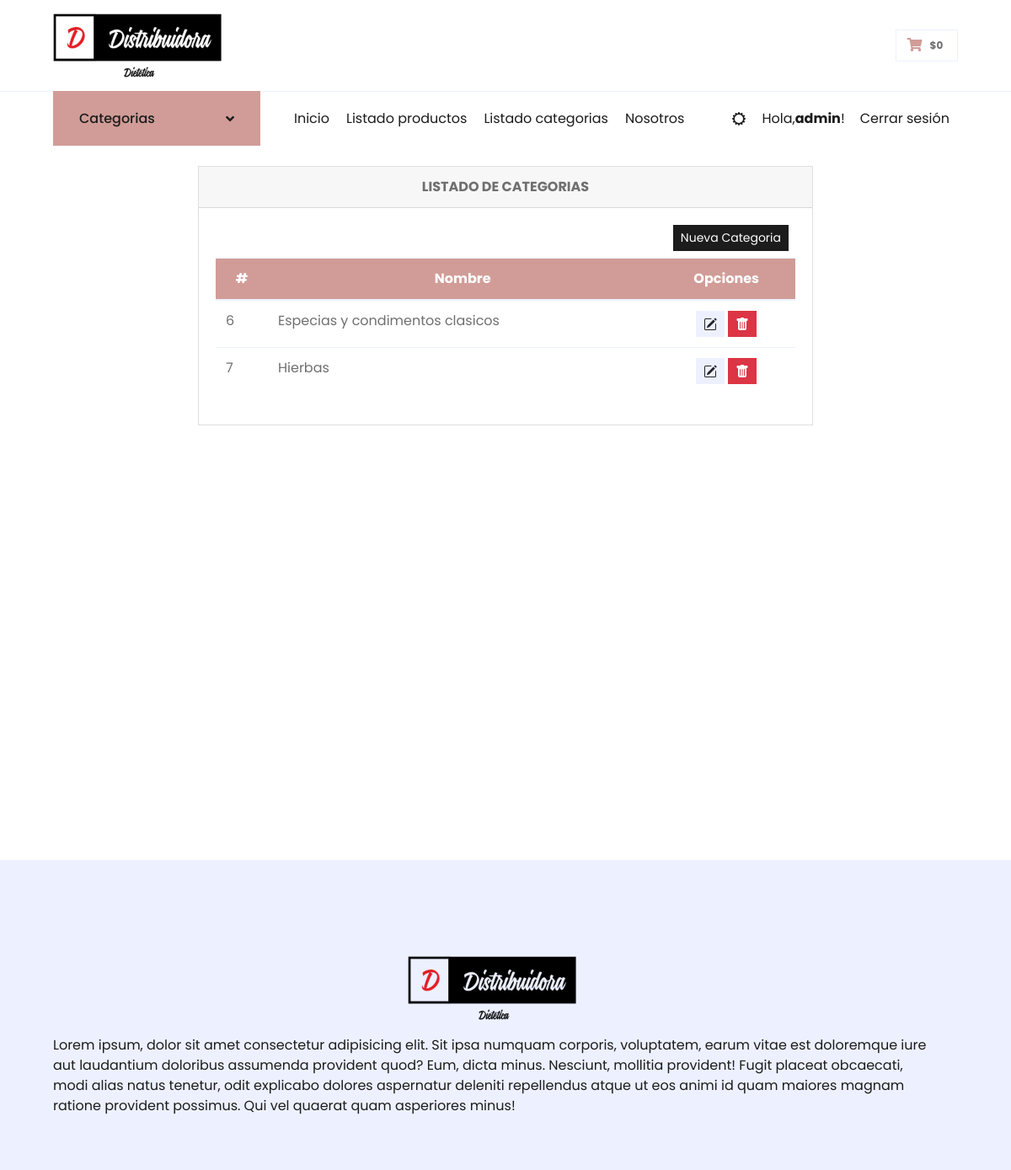
The app's page /distribuidorapp/categorias/ (signed in), older data.
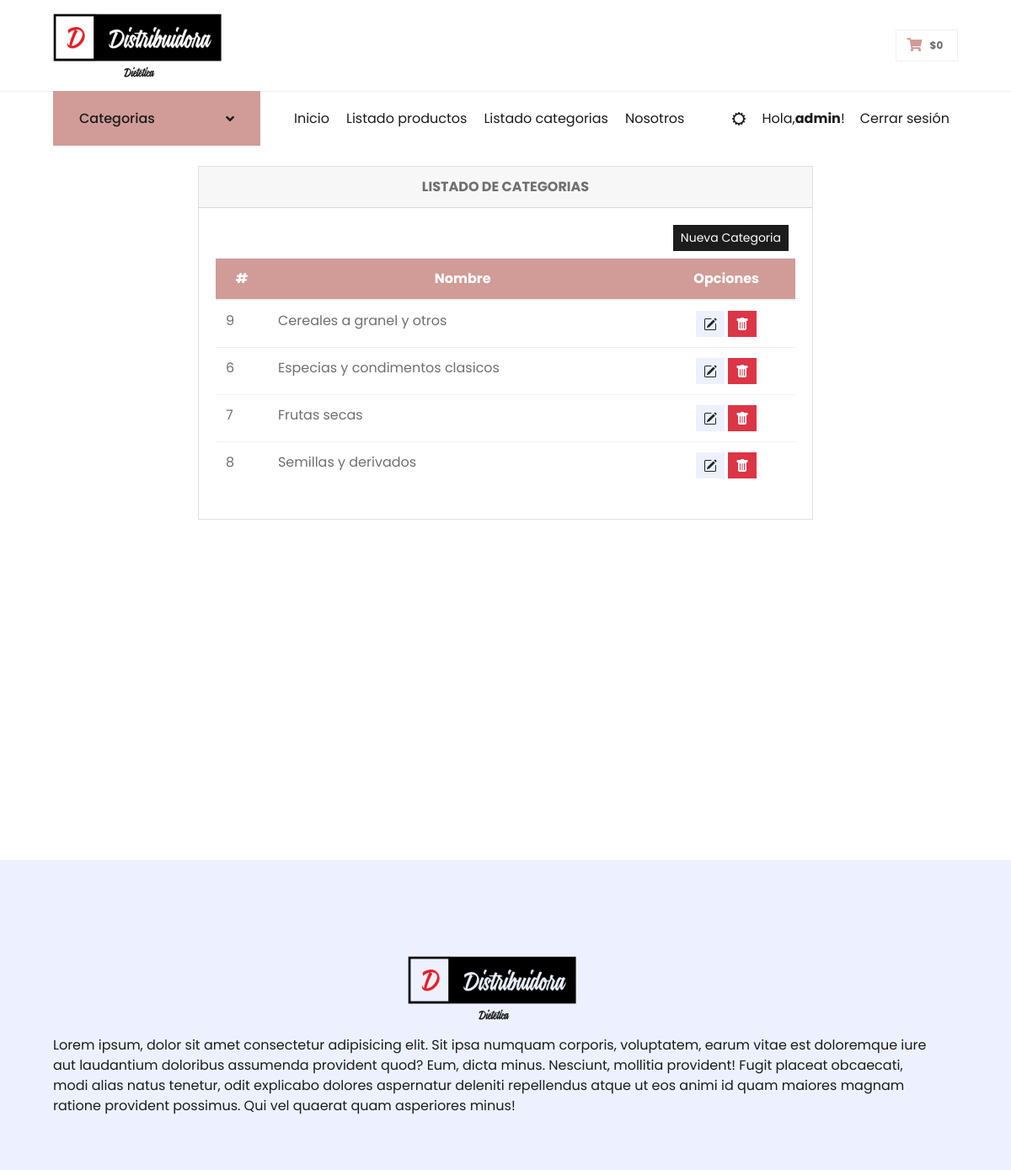
The same page, newer data.
### DistribuidoraApp/models.py (models this page shows, shortened)
class Categorias(models.Model):
    nombre = models.CharField(max_length=100)
    class Meta:
        db_table = "categorias"
        verbose_name = 'Categoria'
        verbose_name_plural = 'Categorias'
        ordering = ['id']

### DistribuidoraApp/views.py (the view)
# urls.py: path('categorias/', listCategorias, name='categorias'),
@login_required(login_url='/login')
def listCategorias(request):
    lista_categorias = Categorias.objects.all().order_by('nombre')
    page = request.GET.get('page', 1)
    try:
        paginator = Paginator(lista_categorias, 6)
        lista_categorias = paginator.page(page)
    except:
        raise Http404
    data = {'entity': lista_categorias,
            'title': 'LISTADO DE CATEGORIAS',
            'paginator': paginator
            }
    return render(request,'DistribuidoraApp/categorias.html', data)

### DistribuidoraApp/context_processors.py (called while the page is built)
def extras(request):
	lista_categorias = Categorias.objects.all().order_by('nombre')
	return {'categorias':lista_categorias}

def importe_total_carro(request):
	total=0
	if request.user.is_authenticated:
		if "carro" in request.session:
			for key, value in request.session["carro"].items():
				total= total + int(value["precio"])
	return {"importe_total_carro":total}

### DistribuidoraApp/templates/DistribuidoraApp/categorias.html (shortened to what this page needs)
{% extends 'DistribuidoraApp/base.html' %}
{% load static %}
{% block contenidoPagina %}
<div class="min-vh-100 d-flex flex-colum py-4">
    <div class="container">
        <div class="row justify-content-center">
            <div class="col-lg-8 col-md-6 col-sm-4 animate__animated animate__backInRight animate__delay-0.4s">
                <div class="card">
                    <div class="card-header text-center font-weight-bold">
                        {{ title }}
                    </div>
                    <div class="card-body  table-responsive">
                        <div class="d-flex justify-content-end mb-2 mx-2">
                            <a href="{% url 'addcategoria' %}" class="btn btn-dark btn-sm pull-right" type="submit">
                            Nueva Categoria
                            </a>
                        </div>
                        <table class="table table-condensed">
                            <thead class="bg-primary text-white">
                                <tr class="text-center">
                                    <th scope="col">#</th>
                                    <th scope="col">Nombre</th>
                                    <th colspan="2">Opciones</th>
                                </tr>
                            </thead>
                            <tbody>
                                {% if entity %} {% for categoria in entity %}
                                <tr>
                                    <td>{{ categoria.id }}</td>
                                    <td>{{ categoria.nombre }}</td>
                                    <td colspan="2" class="text-center">
                                        <a class="btn btn-secondary btn-sm" href="{% url 'editcategoria' categoria.id %}" type="button"></a>
                                        <a class="btn btn-danger btn-sm" href="{% url 'deleteCategoria' categoria.id %}" type="button"></a>
                                    </td>
                                </tr>
                                {% endfor %} {% else %}
                                <div class="text-center text-warning">
                                    <h3> No se encontraron Productos!!</h3>
                                </div>
                                {% endif %}
                            </tbody>
                        </table>
                    </div>
                </div>
            </div>
        </div>
    </div>
</div>
{% endblock %}

Row changes from the older to the newer data that the page shows:
added Categorias: id "9", nombre "Cereales a granel y otros"
changed Categorias id 7: nombre "Hierbas" → "Frutas secas"
added Categorias: id "8", nombre "Semillas y derivados"
